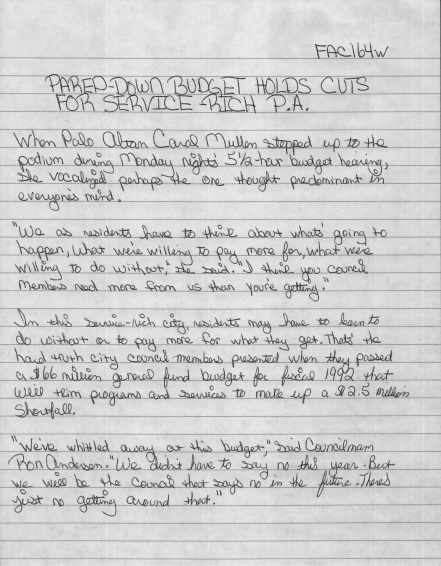
#> input picture 11.png, 441 x 566 px, found by its file name
$ python 'paragraph detection.py'
#> lines starting #> are read from the running program, lines starting #| are printed output that depends on the picture; after the words box and inside, x2 and y2 are one past the last pixel; in counts of white or black regions, pixels touching at a corner belong together
# -*- coding: utf-8 -*-
"""
Created on Tue Apr  7 11:50:43 2020

@author: krati
"""

import cv2

# Load image, grayscale, Gaussian blur, adaptive threshold
image = cv2.imread(r"C:\Users\krati\Desktop\11.png")
#> image is the input picture: shape (566, 441, 3); min 55, max 240, mean 206.5
gray = cv2.cvtColor(image, cv2.COLOR_BGR2GRAY)
blur = cv2.GaussianBlur(gray, (5,5), 0)
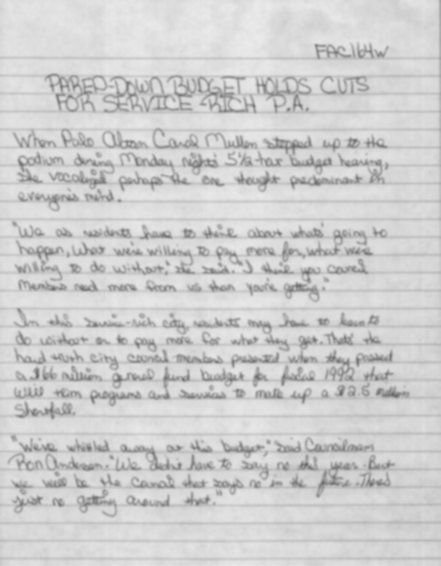
#> blur: shape (566, 441); min 104, max 235, mean 206.5
thresh = cv2.adaptiveThreshold(blur,255,cv2.ADAPTIVE_THRESH_GAUSSIAN_C, cv2.THRESH_BINARY_INV,15,30)
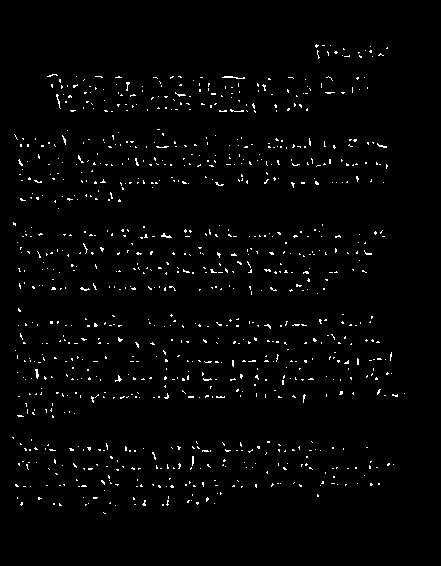
#> thresh: shape (566, 441); 1.8% white in thin lines or dots, all inside (x1, y1, x2, y2) = (12, 44, 405, 514)

# Dilate to combine adjacent text contours
kernel = cv2.getStructuringElement(cv2.MORPH_RECT, (5,5))
dilate = cv2.dilate(thresh, kernel, iterations=3)
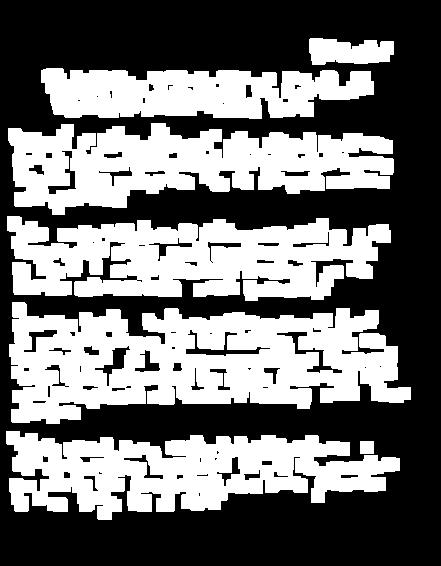
#> dilate: shape (566, 441); 44.8% white; 7 white regions

# Find contours, highlight text areas, and extract ROIs
cnts = cv2.findContours(dilate, cv2.RETR_EXTERNAL, cv2.CHAIN_APPROX_SIMPLE)
#> cnts = 7 contours; box (x1, y1, x2, y2) and area: (9, 302, 411, 424) 32944, (7, 216, 391, 301) 22367, (8, 123, 394, 215) 21648, (6, 431, 400, 520) 20986, (41, 68, 374, 119) 12642, (309, 38, 394, 65) 1708, (360, 441, 374, 454) 156
cnts = cnts[0] if len(cnts) == 2 else cnts[2]

ROI_number = 0
for c in cnts:
    area = cv2.contourArea(c)
    if area > 1000:
        x,y,w,h = cv2.boundingRect(c)
        cv2.rectangle(image, (x, y), (x + w, y + h), (0,0,0), 2)
#> this loop made 7 passes
#> (area, x, y, w, h) on passes 2 to 7: (20986, 6, 431, 394, 89), (32944, 9, 302, 402, 122), (22367, 7, 216, 384, 85), (21648, 8, 123, 386, 92), (12642, 41, 68, 333, 51), (1708, 309, 38, 85, 27)
#> (c, area) on pass 1: ([[360, 441], [360, 453], [373, 453], [373, 441]], 156)
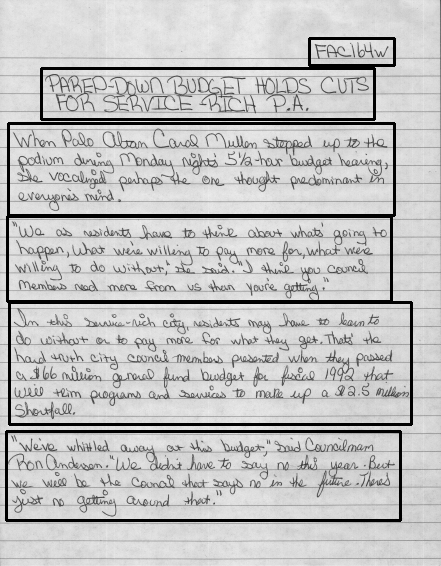
#> image: shape (566, 441, 3); 5.26% of pixels changed, all inside (x1, y1, x2, y2) = (5, 37, 413, 522)
        # ROI = image[y:y+h, x:x+w]
        # cv2.imwrite('ROI_{}.png'.format(ROI_number), ROI)
        # ROI_number += 1

cv2.imshow('thresh', thresh)
cv2.imshow('dilate', dilate)
cv2.imshow('image1', image)
cv2.imshow('BLUR', blur)
cv2.imwrite("FINAL.png",image)
cv2.waitKey()
